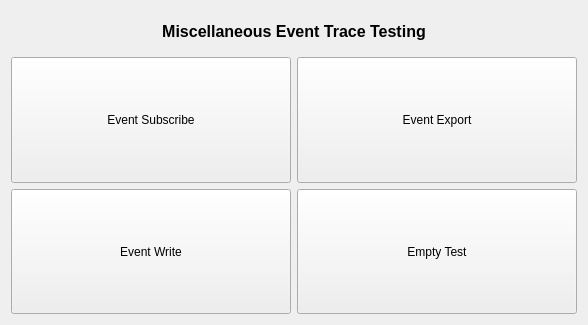
<?xml version="1.0" encoding="UTF-8"?>
<ui version="4.0">
 <class>MiscellaneousWinEventTrace</class>
 <widget class="MiscellaneousBase" name="MiscellaneousWinEventTrace">
  <property name="geometry">
   <rect>
    <x>0</x>
    <y>0</y>
    <width>588</width>
    <height>325</height>
   </rect>
  </property>
  <property name="windowTitle">
   <string>MiscellaneousWinEventTrace</string>
  </property>
  <layout class="QVBoxLayout" name="verticalLayout">
   <item>
    <widget class="QLabel" name="lbTitle">
     <property name="minimumSize">
      <size>
       <width>0</width>
       <height>40</height>
      </size>
     </property>
     <property name="font">
      <font>
       <pointsize>12</pointsize>
       <weight>75</weight>
       <bold>true</bold>
      </font>
     </property>
     <property name="text">
      <string>Miscellaneous Event Trace Testing</string>
     </property>
     <property name="alignment">
      <set>Qt::AlignCenter</set>
     </property>
    </widget>
   </item>
   <item>
    <layout class="QGridLayout" name="gridLayout">
     <item row="1" column="1">
      <widget class="QPushButton" name="btnEmptyTest">
       <property name="sizePolicy">
        <sizepolicy hsizetype="Expanding" vsizetype="Expanding">
         <horstretch>0</horstretch>
         <verstretch>0</verstretch>
        </sizepolicy>
       </property>
       <property name="text">
        <string>Empty Test</string>
       </property>
      </widget>
     </item>
     <item row="0" column="0">
      <widget class="QPushButton" name="btnEventSubscript">
       <property name="sizePolicy">
        <sizepolicy hsizetype="Expanding" vsizetype="Expanding">
         <horstretch>0</horstretch>
         <verstretch>0</verstretch>
        </sizepolicy>
       </property>
       <property name="minimumSize">
        <size>
         <width>140</width>
         <height>30</height>
        </size>
       </property>
       <property name="text">
        <string>Event Subscribe</string>
       </property>
      </widget>
     </item>
     <item row="0" column="1">
      <widget class="QPushButton" name="btnEventExport">
       <property name="sizePolicy">
        <sizepolicy hsizetype="Expanding" vsizetype="Expanding">
         <horstretch>0</horstretch>
         <verstretch>0</verstretch>
        </sizepolicy>
       </property>
       <property name="text">
        <string>Event Export</string>
       </property>
      </widget>
     </item>
     <item row="1" column="0">
      <widget class="QPushButton" name="btnEventWrite">
       <property name="sizePolicy">
        <sizepolicy hsizetype="Expanding" vsizetype="Expanding">
         <horstretch>0</horstretch>
         <verstretch>0</verstretch>
        </sizepolicy>
       </property>
       <property name="text">
        <string>Event Write</string>
       </property>
      </widget>
     </item>
    </layout>
   </item>
  </layout>
 </widget>
 <layoutdefault spacing="6" margin="11"/>
 <customwidgets>
  <customwidget>
   <class>MiscellaneousBase</class>
   <extends>QWidget</extends>
   <header>MiscellaneousBase.h</header>
   <container>1</container>
  </customwidget>
 </customwidgets>
 <resources/>
 <connections/>
</ui>
